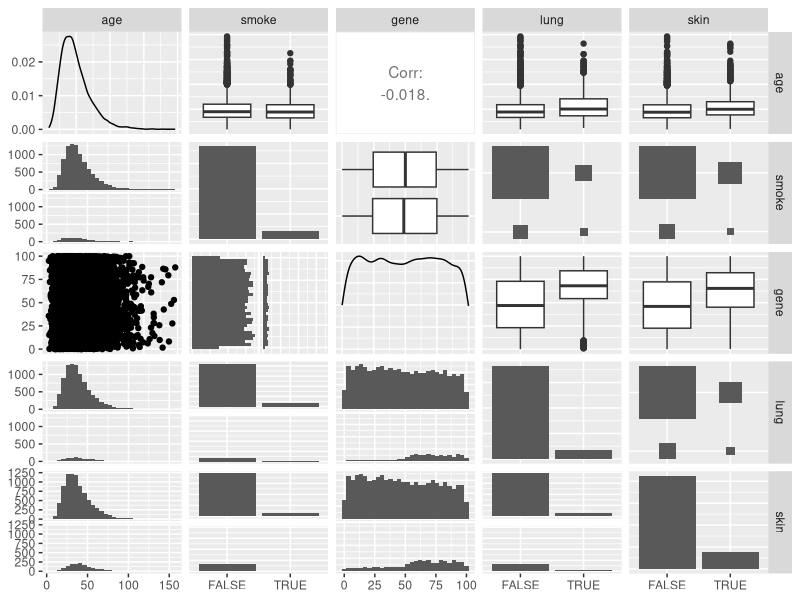
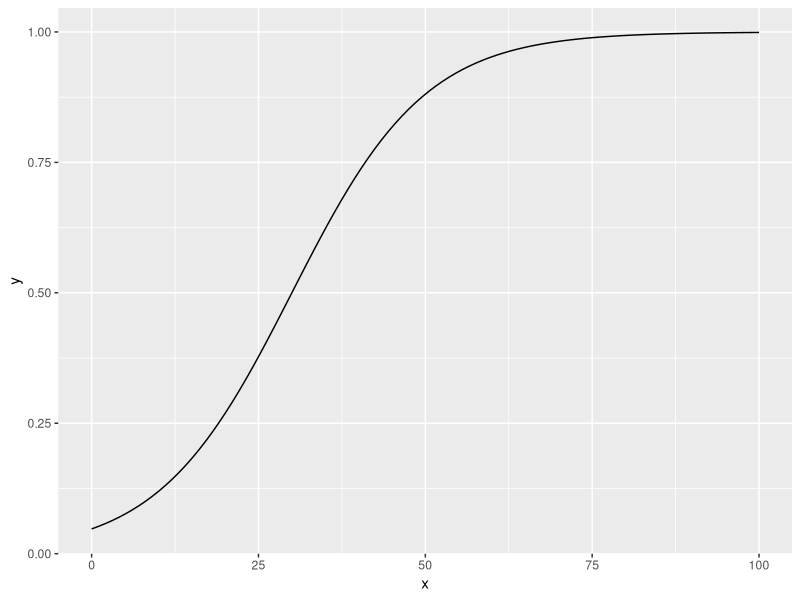
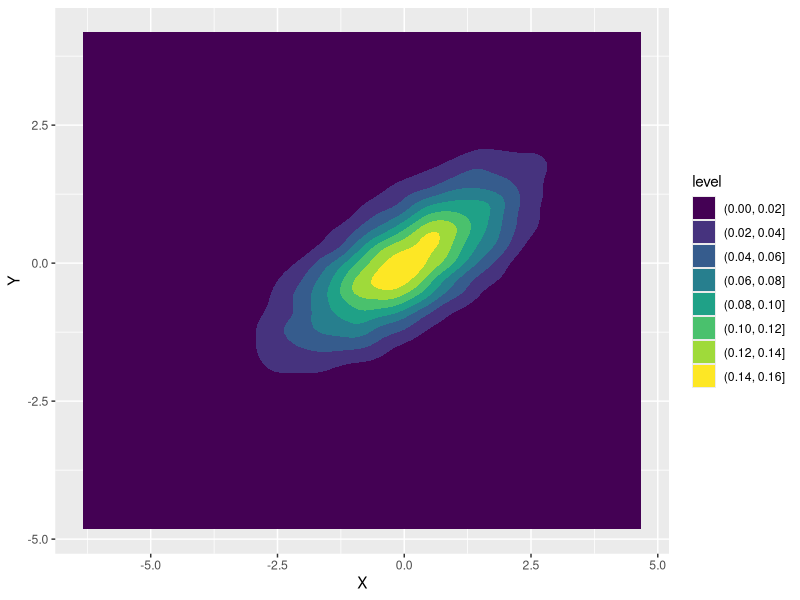
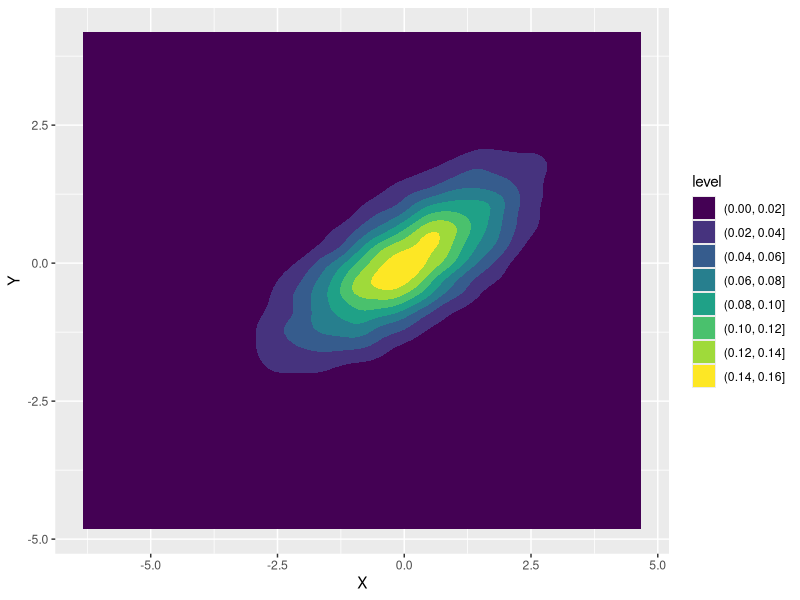
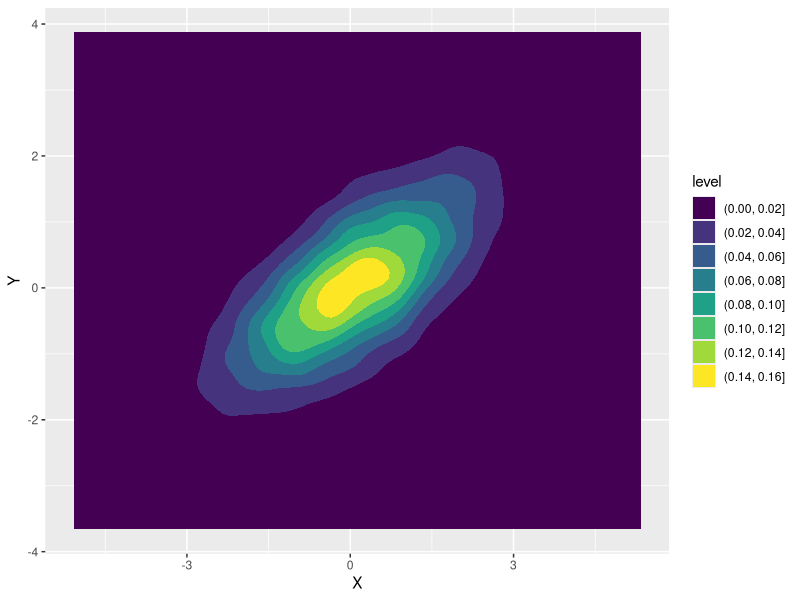
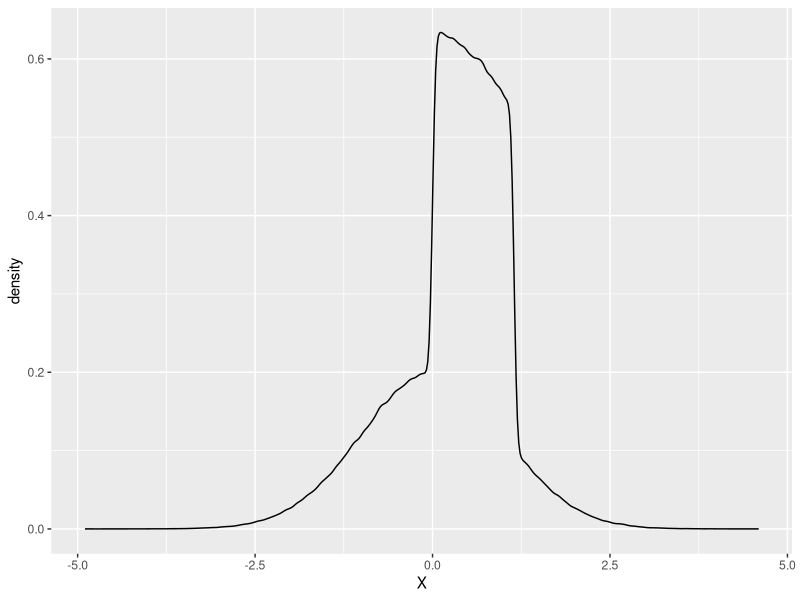
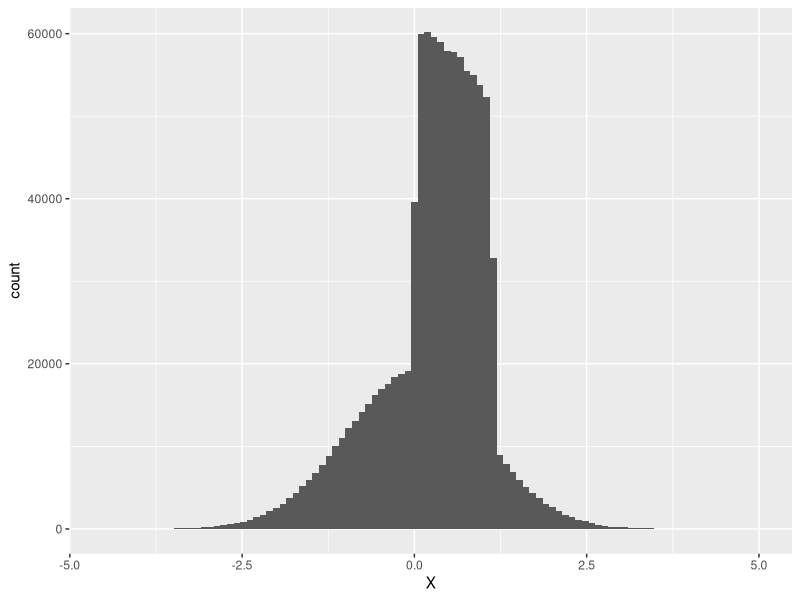

Recreate these plots in R, in order.
library(tidyverse)
library(GGally)
library(mvtnorm)
#2####################################
logistic <- function(x, l=1,e=0){
  
  1/(1+exp(-l*(x-e)))
  
}

logistic(60,l = .005 ,e = 50)

cancer_DGP <- function(n) {
  tibble(
    age = rlnorm(n, 3.584, 0.434),
    smoke = rbernoulli(n, p = case_when(
                              age %in% 25:64  ~ .145,
                              age %in% 0:10 ~ .00000000001,
                              TRUE ~ .08)
                       ),
    gene = runif(n,0,100),
    lung = rbernoulli(n, p = (logistic(gene,.5,50)+logistic(age,.1,60)+smoke)/9),
    skin = rbernoulli(n, p = (logistic(gene, .5,50)+logistic(age,.1,35))/7)
  )
}



test_prob <- cancer_DGP(10000) %>%
  filter(age > 60, gene > 50) %>% 
  count(skin == TRUE) %>% 
  mutate(p = n/sum(n))
 

test_prob <- cancer_DGP(10000) %>%
  filter(age > 60, smoke == TRUE, gene > 50) %>% 
  count(lung) %>% 
  mutate(p = n/sum(n))
# age: I chose a logistic normal distribution to eliminate any negative ages while trying to create a right skewed distribution. Age is independent of gene since it is only a function of time and not any of your genes.
# gene: I chose a uniform distribution over the interval [0,100] since I think there is an equal chance of acquiring a random mutation. This is independent of age since overall your genes don't typically change with age.
# smoke: I chose a Bernoulli distribution conditioned on age since it is a binary variable with how it was written that is more likely to occur given certain intervals of age (Interval prevalence data taken from CDC). I have smoking as a conditional distribution. Thus given age smoke is conditionally independent with Lung and Skin.
# Lung: I chose a Bernoulli distribution conditioned on age and gene which are transformed using a logistic function to output probabilities that are weighted towards higher ages and higher gene scores respectively. Lung is also conditioned on smoking status with smokers contributing to a higher probability of lung cancer. Lung and skin are conditionally independent given age and gene.
# skin: I chose a Bernoulli distribution conditioned on age and gene which are transformed using a logistic function to output probabilities that are weighted towards higher ages and higher gene scores respectively. I adjusted the age distribution logistic to scale up at a younger age than that of the lung variable since skin cancer can occur at an earlier age than lung cancer. Skin cancer also is of hgiher prevalence in general so I made sure it occurs more in this DGP than lung cancer.

test <- cancer_DGP(10000) %>% 
  ggpairs()

test

# One surprising thing is that the age distribution of smokers and non-smokers does not differ all that much. The same thing can be said with the age distribution between those with lung cancer and those without. I expected the distribution mass to shift right as I thought I had coded that smokers and people with Lung cancer should be of higher age. Upon closer inspection of the marginal distribution of age this could be due to there not being enough occurrences of older people.I could adjust the logistic normal distribution somehow to spread it out to increase the probability of older ages.

#3##################################

prob <- function(df, ...) {
  final <- df %>% 
  count(...) %>% 
    mutate(p = n/sum(n)) 
    pull(final[2,3])
}

#################A###########
DGP_A <- function(n){
  tibble(
  X = runif(n),
  W = rbernoulli(n),
  Y = rnorm(n,X+W,1+X*W) 
)
}
### Independent: X and W
#P(X)
prob_ax <- prob(DGP_A(10000), X < .5)
prob_ax
#P(X|W)
prob_axgw <- DGP_A(10000)%>% 
  filter(W == 1) %>% 
  count(X < .5) %>% 
  mutate(p = n/sum(n))
  pull(prob_axgw[2,3])
# Probabilities are equal so X and W are independent 
### conditionally independent: none
#P(Y|X)
prob_aygw <- DGP_A(10000)%>% 
    filter(X < .5) %>% 
    count(Y < .5) %>% 
    mutate(p = n/sum(n))
  pull(prob_aygw[2,3])
   
#P(Y|X,W)
  prob_aygwx <- DGP_A(10000)%>% 
    filter(W == 1,X< .5) %>% 
    count(Y < .5) %>% 
    mutate(p = n/sum(n))
  pull(prob_aygwx[2,3])
# The probabilities are not equal so Y and W are not conditionally independent on X.
###############################B##################
DGP_B <- function(n){
  tibble(
    X = runif(n),
    W = rbernoulli(n,p= logistic(X)),
    Y = rnorm(n,X+W,1+X*W) 
  )
} 
### Independent: none
#P(W)
prob_bw <- prob(DGP_B(10000),W == 1)
prob_bw

#P(W|X)
prob_bwgx <- DGP_B(10000)%>% 
  filter(X < .5) %>% 
  count(W == 1) %>% 
  mutate(p = n/sum(n))
pull(prob_bwgx[2,3])
# The probabilities are not equal so X and W are not independent.
### conditionally independent: none
# P(Y|X)
prob_bygx <- DGP_B(10000)%>% 
  filter(X < .5) %>% 
  count(Y < 2) %>% 
  mutate(p = n/sum(n))
pull(prob_bygx[2,3])
# P(Y|X,W)
prob_bygxw <- DGP_B(10000)%>% 
  filter(W == 1 & X < .5) %>% 
  count(Y < 2) %>%
  mutate(p = n/sum(n))
pull(prob_bygxw[2,3])
# Probabilities are not equal so Y and W are not conditionally independent on X

#######################C######################
DGP_C <- function(n){
  tibble(L = runif(n,-1,0),
         U = runif(n),
         M = runif(n,L,U),
         X = rnorm(n, L),
         Y = rnorm(n, U)
  )
} 
### Independent: L and U
#P(L)
prob_cl <- prob(DGP_C(10000), L < -.5)
prob_cl
#P(L|U)
prob_clgu <- DGP_C(10000)%>% 
  filter(U < .5) %>% 
  count(L < -.5) %>% 
  mutate(p = n/sum(n))
pull(prob_clgu[2,3]) 
# The probabilities are the same so  L and U are independent.

### conditionally independent: M and X given L, M and Y given U
#P(M|L)
prob_cmgl <- DGP_C(10000) %>% 
  filter(L < -.5) %>% 
  count(M <.5) %>% 
  mutate(p = n/sum(n))
pull(prob_cmgl[2,3]) 

#P(M|L,X)
prob_cmglx <- DGP_C(10000) %>% 
  filter(L < -.5, X < -.5) %>% 
  count(M <.5) %>% 
  mutate(p = n/sum(n))
pull(prob_cmglx[2,3]) 

# The probabilities are the same proving M and X are conditionally independent on L.
################################D###################
DGP_D <- function(n) {
  tibble(
    X = runif(n),
    W = rbernoulli(n, logistic(X)),
    Y = rnorm(n, W, 1+W)
  )
### Independent: none
#P(Y)
prob_dy <- prob(DGP_D(10000), Y< 1)
prob_dy
#P(Y|W)
prob_dygw <- DGP_D(10000) %>% 
  filter(W == 1) %>% 
  count(Y < 1) %>% 
  mutate(p = n/sum(n))
pull(prob_dygw[2,3]) 

# Probabilities are not equal thus Y and W are not independent.
### Conditionally independent: none

#P(Y|X)
prob_dygx <- DGP_D(10000) %>% 
  filter(X < .5) %>% 
  count(Y < 1) %>% 
  mutate(p = n/sum(n))
pull(prob_dygx[2,3]) 
#P(Y|X,W)
prob_dygxw <- DGP_D(10000) %>% 
  filter(X < .5, W == 1) %>% 
  count(Y < 1) %>% 
  mutate(p = n/sum(n))
pull(prob_dygxw[2,3]) 

# Probabilities are not equal thus Y and W are not conditionally independent on X.
  
  
}
tibble(x = seq(0,100,length = 100),
       y = logistic(x,l = .1, e = 30)) %>% ggplot() + geom_line(aes(x=x, y= y))

#####################4#################
sample_na = function(n) {
  sigma = matrix(c(
    2, 1,
    1, 1
  ), nrow=2)
  rmvnorm(
    n,
    mean=c(0,0),
    sigma=sigma
  ) %>%
    as_tibble() %>%
    set_names(c("X","Y"))
}
sample_nb = function(n) {
  tibble(
    Y = rnorm(n, mean=0, sd=1),
    X = rnorm(n, mean=Y, sd=1)
  )
}
sample_nc = function(n) {
  tibble(X = rnorm(n, mean=0, sd=sqrt(2)),
         Y = rnorm(n, mean=X/2, sd=1/sqrt(2))
  )
}
pa0 <- prob(sample_na(10000), X > 0 & Y > 0)
pb0 <- prob(sample_nb(10000), X > 0 & Y > 0)
pc0 <- prob(sample_nc(10000), X > 0 & Y > 0)

pa0l <- prob(sample_na(10000), X < 0 & Y < 0)
pb0l <- prob(sample_nb(10000), X < 0 & Y < 0)
pc0l <- prob(sample_nc(10000), X < 0 & Y < 0)

pa1 <- prob(sample_na(10000), X < 1 & Y < 1)
pb1 <- prob(sample_nb(10000), X < 1 & Y < 1)
pc1 <- prob(sample_nc(10000), X < 1 & Y < 1)

pad <- prob(sample_na(10000), X < 1 & Y < 0)
pbd <- prob(sample_nb(10000), X < 1 & Y < 0)
pcd <- prob(sample_nc(10000), X < 1 & Y < 0)

dena <- sample_na(10000) %>% 
  ggplot(aes(x=X, y=Y)) +
  geom_density2d_filled()

dena

denb <- sample_nb(10000) %>% 
  ggplot(aes(x=X, y=Y)) +
  geom_density2d_filled()

dena

denc <- sample_nc(10000) %>% 
  ggplot(aes(x=X, y=Y)) +
  geom_density2d_filled()

denc

# Given that all three have the same joint density distribution when plotted and we can calculate the same probabilities of an event across all three of these sampling methods we can say that they each sample from the same joint distribution. 

################################5###########################
distrib <- function(n) {
  tibble(
    S = rbernoulli(n),
    N = rnorm(n),
    U = runif(n,0,1.15),
    X = ifelse(S,N,U)
  )
}

densityc <- distrib(1000000) %>% 
  ggplot() +
  geom_density(aes(x=X))
densityc

histogramc <- distrib(1000000) %>% 
  ggplot() +
  geom_histogram(aes(x=X), bins = 100)
histogramc
